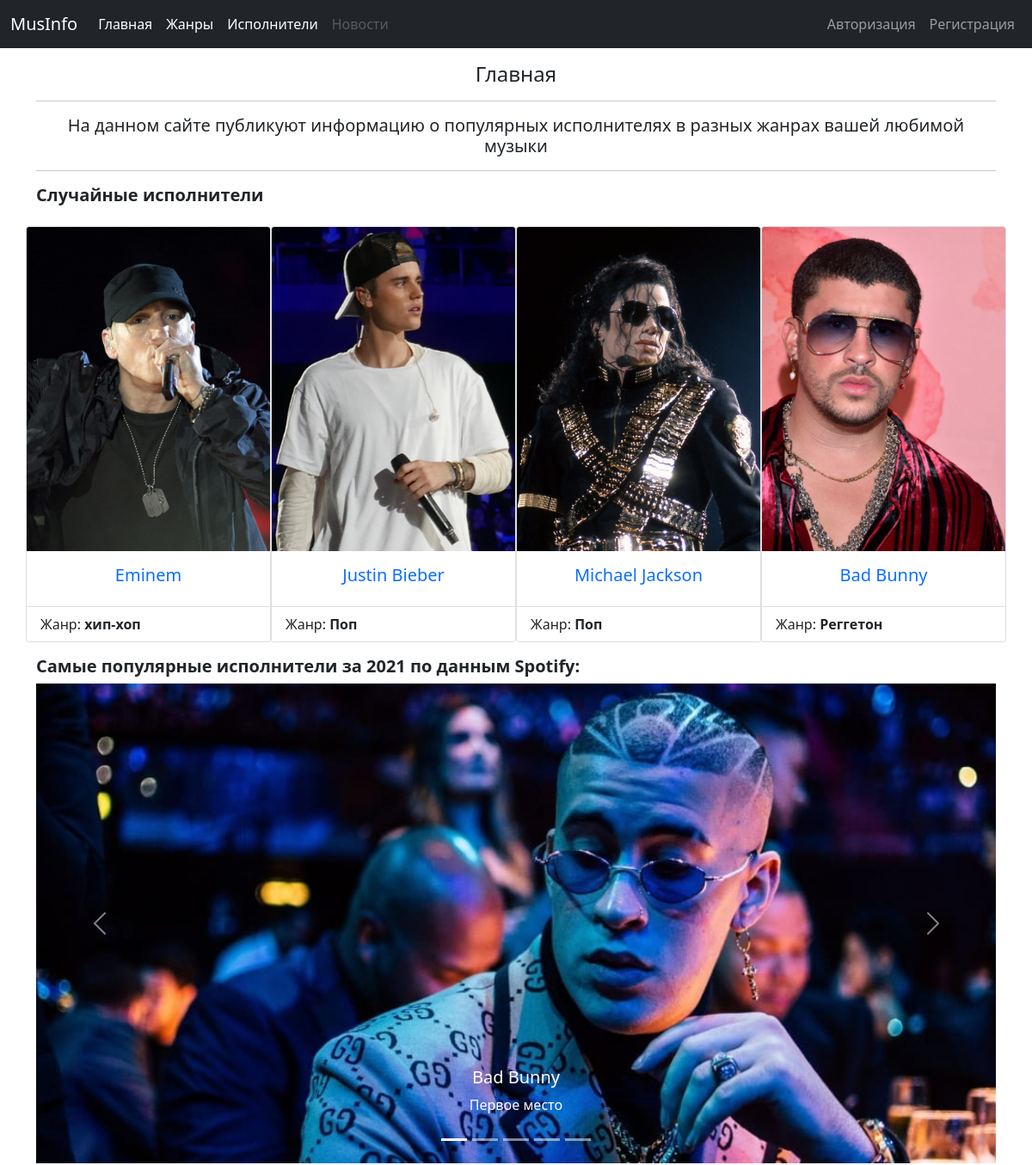
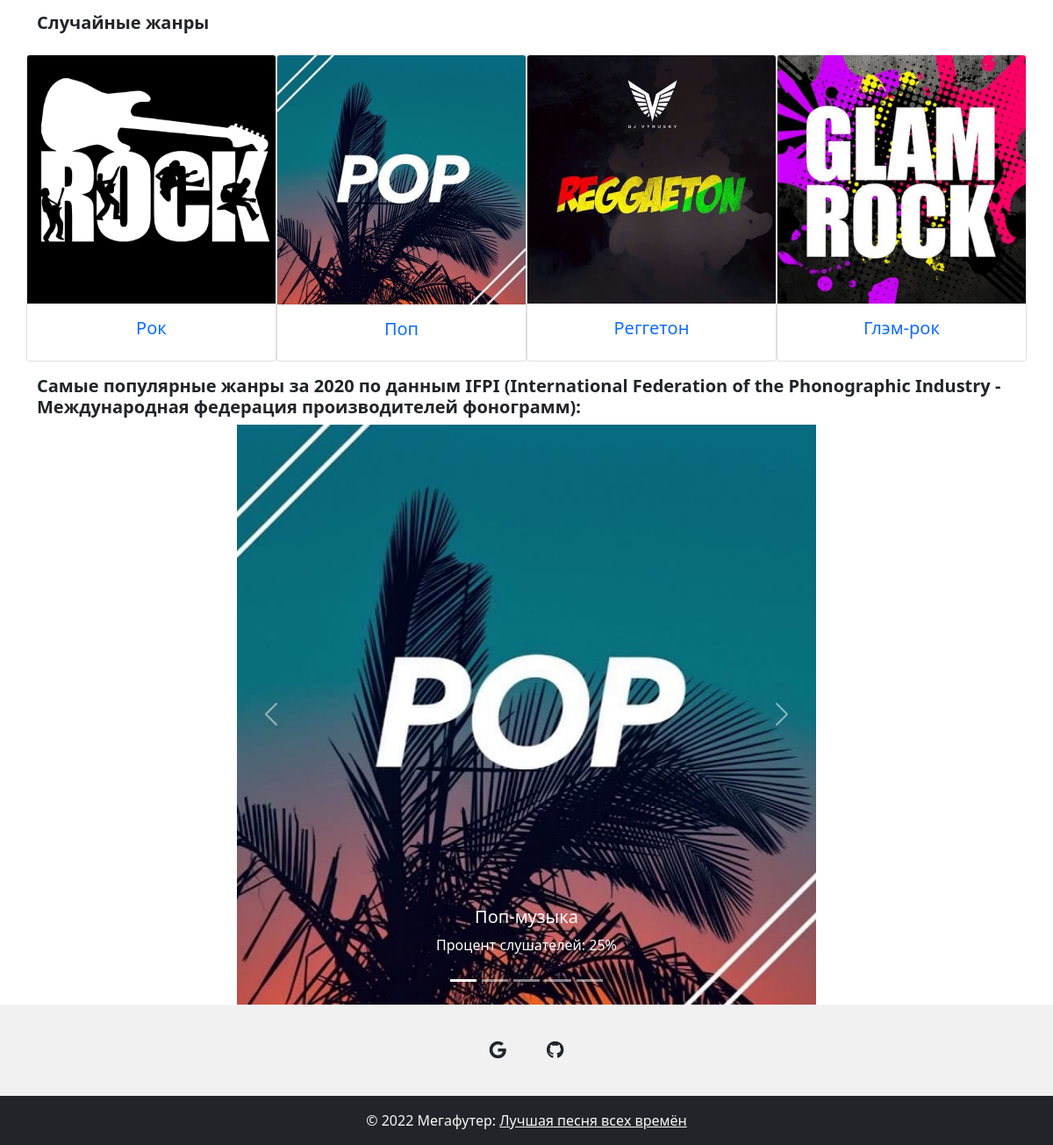
The page / on the database its author committed (2 pictures, top to bottom).
### music/models.py (models this page shows, shortened)
class Artist(models.Model):
    name = models.CharField(max_length=255, verbose_name='Исполнитель/группа')
    genre = models.ForeignKey(Genre, on_delete=models.CASCADE)
    members = models.ManyToManyField(Member, verbose_name='Участник', related_name='artist')
    image_gallery = GenericRelation('imagegallery')
    slug = models.SlugField()
    description = models.TextField(verbose_name='Описание', default='Описание появится позже')
    image = models.ImageField(upload_to=upload_function, null=True, blank=True)
    def get_absolute_url(self):
        return reverse('artist_detail', kwargs={'artist_slug': self.slug})
    class Meta:
        verbose_name = 'Исполнитель'
        verbose_name_plural = 'Исполнители'

class Genre(models.Model):
    name = models.CharField(max_length=50, verbose_name='Название жанра')
    slug = models.SlugField()
    description = models.TextField(verbose_name='Описание', default='Описание появится позже')
    image = models.ImageField(upload_to=upload_function, null=True, blank=True)
    def __str__(self):
        return self.name
    def get_absolute_url(self):
        return reverse('genre_detail', kwargs={'genre_slug': self.slug})
    class Meta:
        verbose_name = 'Жанр'
        verbose_name_plural = 'Жанры'

### music/views.py (the view)
# urls.py: path('', cache_page(60)(BaseView.as_view()), name='base'),
class BaseView(views.View):
    def get(self, request, *args, **kwargs):
        import random
        genres = random.sample(list(Genre.objects.all()), 4)
        artists = random.sample(list(Artist.objects.all()), 4)
        context = {
            'genres': genres,
            'artists': artists,
        }
        return render(request, 'base.html', context)

### music/templates/base.html (shortened to what this page needs)
<!DOCTYPE html>
<html lang="en">
<head>
    <link rel="stylesheet" href="https://pro.fontawesome.com/releases/v5.10.0/css/all.css"/>
    <link href="https://cdn.jsdelivr.net/npm/bootstrap@5.1.3/dist/css/bootstrap.min.css" rel="stylesheet">
</head>
<body>
    <nav class="navbar sticky-top navbar-expand-lg navbar-dark bg-dark">
        <div class="container-fluid">
          <a class="navbar-brand" href="{% url 'base' %}">MusInfo</a>
          <div class="collapse navbar-collapse" id="navbarSupportedContent">
            <ul class="navbar-nav me-auto mb-2 mb-lg-0">
              <li class="nav-item">
                <a class="nav-link active" aria-current="page" href="{% url 'base' %}">Главная</a>
              </li>
              <li class="nav-item">
                <a class="nav-link active" aria-current="page" href="{% url 'genres' %}">Жанры</a>
              </li>
              <li class="nav-item">
                <a class="nav-link active" aria-current="page" href="{% url 'artists' %}">Исполнители</a>
              </li>
              {% if not request.user.is_authenticated %}
              <li class="nav-item">
                <a class="nav-link disabled" href="{% url 'news' %}" tabindex="-1" aria-disabled="true">Новости</a>
              </li>
              {% else %}
              <li class="nav-item">
                <a class="nav-link active" aria-current="page" href="{% url 'news' %}">Новости</a>
              </li>
              {% endif %}
            </ul>
            <ul class="navbar-nav mb-2 mb-lg-0 ml-0">
              {% if not request.user.is_authenticated %}
              <li class="nav-item">
                <a class="nav-link" href="{% url 'login' %}">Авторизация</a>
              </li>
                <li class="nav-item">
                <a class="nav-link" href="{% url 'registration' %}">Регистрация</a>
              </li>
              {% endif %}
            </ul>
          </div>
        </div>
      </nav>
      <div class='container'>
        {% block content %}
        <h4 class="text-center mt-3">Главная</h4>
        <hr>
        <h4 class="text-center fs-5">На данном сайте публикуют информацию о популярных исполнителях в разных жанрах вашей любимой музыки</h4>
        <hr>
        <div class="col-md-12">
          <div class="row">
            <h4 class="fs-5"><strong>Случайные исполнители</strong></h4>
            {% for artist in artists %}
                    <div class="card col-md-3 p-0 mb-3 mt-3">
                        <img src="{{ artist.image.url }}" class="card-img-top">
                        <div class="card-body text-center">
                        <h5 class="card-title"><a href="{{ artist.get_absolute_url }}" class="text-decoration-none">
                            {{ artist.name }}
                        </a></h5>
                        </div>
                        <ul class="list-group list-group-flush">
                          <li class="list-group-item">Жанр: <strong>{{ artist.genre }}</strong></li>
                      </ul>
                    </div>
            {% endfor %}
            <h4 class="fs-5"><strong>Самые популярные исполнители за 2021 по данным Spotify:</strong></h4>
            <div id="carouselExampleCaptions_1" class="carousel slide" data-bs-ride="carousel">
              <div class="carousel-indicators">
                <button type="button" data-bs-target="#carouselExampleCaptions_1" data-bs-slide-to="0" class="active" aria-current="true" aria-label="Slide 1"></button>
                <button type="button" data-bs-target="#carouselExampleCaptions_1" data-bs-slide-to="1" aria-label="Slide 2"></button>
                <button type="button" data-bs-target="#carouselExampleCaptions_1" data-bs-slide-to="2" aria-label="Slide 3"></button>
                <button type="button" data-bs-target="#carouselExampleCaptions_1" data-bs-slide-to="3" aria-label="Slide 4"></button>
                <button type="button" data-bs-target="#carouselExampleCaptions_1" data-bs-slide-to="4" aria-label="Slide 5"></button>
              </div>
              <div class="carousel-inner">
                <div class="carousel-item active">
                  <img src="media\images\artist_uploads\bad-bunny\bad-bunny_BAyyAIf.jpg" class="d-block w-100" alt="...">
                  <div class="carousel-caption d-block">
                    <h5>Bad Bunny</h5>
                    <p>Первое место</p>
                  </div>
                </div>
              </div>
              <button class="carousel-control-prev" type="button" data-bs-target="#carouselExampleCaptions_1"  data-bs-slide="prev">
                <span class="carousel-control-prev-icon" aria-hidden="true"></span>
              </button>
              <button class="carousel-control-next" type="button" data-bs-target="#carouselExampleCaptions_1"  data-bs-slide="next">
                <span class="carousel-control-next-icon" aria-hidden="true"></span>
              </button>
            </div>
            <h4 class="fs-5 mt-3"><strong>Случайные жанры</strong></h4>
            {% for genre in genres %}
                    <div class="card col-md-3 p-0 mb-3 mt-3">
                        <img src="{{ genre.image.url }}" class="card-img-top">
                        <div class="card-body text-center">
                        <h5 class="card-title"><a href="{{ genre.get_absolute_url }}" class="text-decoration-none">
                            {{ genre.name }}
                        </a></h5>
                        </div>
                    </div>
            {% endfor %}
            <h4 class="fs-5"><strong>Самые популярные жанры за 2020 по данным IFPI (International Federation of the Phonographic Industry - Международная федерация производителей фонограмм):</strong></h4>
            <div id="carouselExampleCaptions_2" class="carousel slide mx-auto" data-bs-ride="carousel">
              <div class="carousel-indicators">
                <button type="button" data-bs-target="#carouselExampleCaptions_2" data-bs-slide-to="0" class="active" aria-current="true" aria-label="Slide 1"></button>
                <button type="button" data-bs-target="#carouselExampleCaptions_2" data-bs-slide-to="1" aria-label="Slide 2"></button>
                <button type="button" data-bs-target="#carouselExampleCaptions_2" data-bs-slide-to="2" aria-label="Slide 3"></button>
                <button type="button" data-bs-target="#carouselExampleCaptions_2" data-bs-slide-to="3" aria-label="Slide 4"></button>
                <button type="button" data-bs-target="#carouselExampleCaptions_2" data-bs-slide-to="4" aria-label="Slide 5"></button>
              </div>
              <div class="carousel-inner">
                <div class="carousel-item active">
                  <img src="media\images\genre_uploads\pop\pop.jpg" class="d-block w-100" alt="...">
                  <div class="carousel-caption d-block">
                    <h5>Поп-музыка</h5>
                    <p>Процент слушателей: 25%</p>
                  </div>
                </div>
              </div>
              <button class="carousel-control-prev" type="button" data-bs-target="#carouselExampleCaptions_2"  data-bs-slide="prev">
                <span class="carousel-control-prev-icon" aria-hidden="true"></span>
              </button>
              <button class="carousel-control-next" type="button" data-bs-target="#carouselExampleCaptions_2"  data-bs-slide="next">
                <span class="carousel-control-next-icon" aria-hidden="true"></span>
              </button>
            </div>
          </div>
        </div>
        {% endblock content %}
      </div>
      <footer class="text-center text-white" style="background-color: #f1f1f1;" id="footer">
        <div class="container pt-4">
          <section class="mb-4">
            <a
              class="btn btn-link btn-floating btn-lg text-dark m-1"
              href="mailto:sergeymikheylov2002@gmail.com"
              target="_blank"
              role="button"
              data-mdb-ripple-color="dark"
              ><i class="fab fa-google"></i
            ></a>
            <a
              class="btn btn-link btn-floating btn-lg text-dark m-1"
              href="https://github.com/GreenLight10/"
              target="_blank"
              role="button"
              data-mdb-ripple-color="dark"
              ><i class="fab fa-github"></i
            ></a>
          </section>
        </div>
        <div class="text-center text-light p-3 bg-dark">
          © 2022 Мегафутер:
          <a class="text-light" href="https://www.youtube.com/watch?v=dQw4w9WgXcQ" target="_blank">Лучшая песня всех времён</a>
        </div>
      </footer>
</body>
</html>

### music/templates/base.html (style rules this page uses)
#carouselExampleCaptions_2 { width: 60%; }
html { position: relative; min-height: 100%; }
body { margin-bottom: 160px; }
#footer { position: absolute; bottom: 0; width: 100%; height: 160px; }

### rows shown on the page
Artist: image (picture), name "Eminem", genre "хип-хоп"
Artist: image (picture), name "Justin Bieber", genre "Поп"
Artist: image (picture), name "Michael Jackson", genre "Поп"
Artist: image (picture), name "Bad Bunny", genre "Реггетон"
Genre: image (picture), name "Рок"
Genre: image (picture), name "Поп"
Genre: image (picture), name "Реггетон"
Genre: image (picture), name "Глэм-рок"
